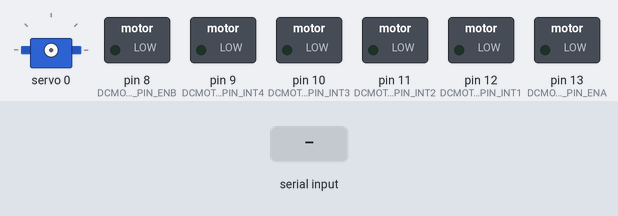
Bench run of a sketch on a simulated Arduino Uno, built with avr-gcc and run on an emulated ATmega328P. Parts: servo, switched loads named in the sketch (green lamp = pin HIGH). The test bench sets the inputs (shaded band). What the sketch prints to the serial monitor is not drawn.

Above: at 1.2 s.
1.3 s: "90,45\n" received over Serial
2.8 s: "30,150\n" received over Serial
At 3.1 s:
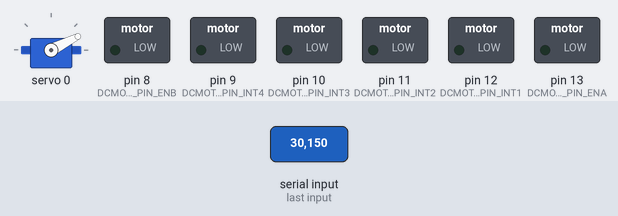
4.3 s: "5\n" received over Serial
At 5.5 s:
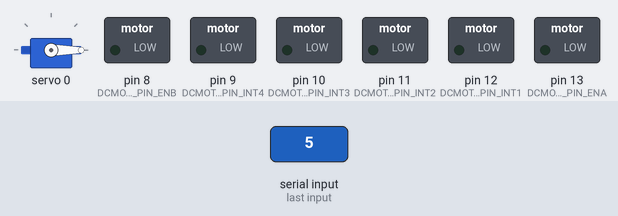
5.8 s: "200\n" received over Serial
At 6.7 s:
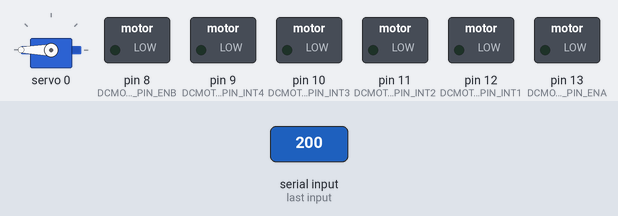
8.8 s: "90\n" received over Serial
At 10.2 s:
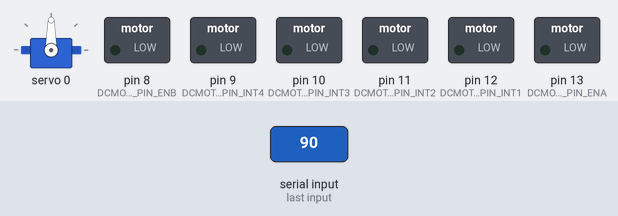
Timing chart, 0 to 11.3 s (numbered marks = the images above; inputs shaded):
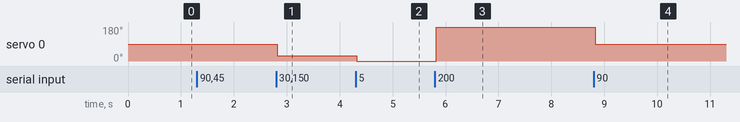

Measured:
- after the input at 2.8 s, servo 0: 90° → 27° at once
- after the input at 4.3 s, servo 0: 27° → 0° at once
- after the input at 5.8 s, servo 0: 0° → 180° at once
- after the input at 8.8 s, servo 0: 180° → 90° at once

The sketch:

Firmware.ino
```cpp
// Include Libraries
#include "Arduino.h"
#include "BTHC05.h"
#include "DCMDriverL298.h"
#include "Wire.h"
#include "Adafruit_PWMServoDriver.h"
#include "NewPing.h"
#include "math.h"


// Pin Definitions
#define BTHC05_PIN_TXD 6
#define BTHC05_PIN_RXD 7

#define DCMOTORDRIVERL298_PIN_ENB 8
#define DCMOTORDRIVERL298_PIN_ENA 13

#define DCMOTORDRIVERL298_PIN_INT1 12
#define DCMOTORDRIVERL298_PIN_INT2 11
#define DCMOTORDRIVERL298_PIN_INT3 10
#define DCMOTORDRIVERL298_PIN_INT4 9

#define HCSR04_1_PIN_ECHO 5
#define HCSR04_1_PIN_TRIG 4
#define HCSR04_2_PIN_ECHO 3
#define HCSR04_2_PIN_TRIG 2

// Global variables and defines

// object initialization
BTHC05 bt(BTHC05_PIN_RXD, BTHC05_PIN_TXD);
DCMDriverL298 motorDriver(DCMOTORDRIVERL298_PIN_ENA, DCMOTORDRIVERL298_PIN_INT1, DCMOTORDRIVERL298_PIN_INT2, DCMOTORDRIVERL298_PIN_ENB, DCMOTORDRIVERL298_PIN_INT3, DCMOTORDRIVERL298_PIN_INT4);
NewPing frontDistanceSensor(HCSR04_1_PIN_TRIG, HCSR04_1_PIN_ECHO);
NewPing rearDistanceSensor(HCSR04_2_PIN_TRIG, HCSR04_2_PIN_ECHO);
Adafruit_PWMServoDriver PwmDriver = Adafruit_PWMServoDriver();

// define vars for testing menu
const int timeout = 10000;  //define timeout of 10 sec
// constant bluetooth signals (gamepad)
const char btIntLeft = '1';
const char btIntRight = '2';
const char btIntUp = '3';
const char btIntDown = '4';
const char btIntTriangle = '5';
const char btIntSquare = '6';
const char btIntX = '7';
const char btIntO = '8';
const char btIntF1 = '9';
const char btCharF2 = 'a';
const char btStop1 = '0';
const char btStop2 = 'o';
const char btCharMode = 'M';
const char btStop4 = 'N';

const int servoRotMIN = 125;
const int servoRotMAX = 600;
const int driveForward = 1;
const int driveBackward = 0;
int frontDistance;
int rearDistance;
boolean driveMode;

char btCommand;

long time0;
// Speed range between 0 and 255
int spdMin = 100;
int spdMax = 255;
int spd;
int spdIncValue = 3;

byte svRotate = 0;
byte svGrapper = 2;
byte svLift = 1;
byte svExtend = 3;

void setup() {
  Serial.begin(9600);
  bt.begin(9600);
  PwmDriver.begin();
  PwmDriver.setPWMFreq(60);
  spd = 255;
}

void loop() {
  if (bt.available()) {
    btCommand = bt.read();
  }

  if (Serial.available() > 0) {
    int ang = Serial.readStringUntil('\n').toInt();
    PwmDriver.setPWM(svRotate, 0, angleToPulse(ang));
    // drive(btCommand);
  }

  Serial.println(btCommand);

 }

int angleToPulse(int ang) {
  int pulse = map(ang, 1, 179, servoRotMIN, servoRotMAX);  // map angle of 0 to 180 to Servo min and Servo max
  Serial.print("Angle: ");
  Serial.print(ang);
  Serial.print(" pulse: ");
  Serial.println(pulse);
  return pulse;
}

void drive(char direction) {
  Serial.println("Entered Drive Mode");
  switch (direction) {
    case btIntUp:
      motorDriver.setMotorA(spd, driveForward);
      motorDriver.setMotorB(spd, driveForward);
      break;
    case btIntDown:
      motorDriver.setMotorA(spd, driveBackward);
      motorDriver.setMotorB(spd, driveBackward);
      break;
    case btIntLeft:
      motorDriver.setMotorA(spd, driveBackward);
      motorDriver.setMotorB(spd, driveForward);
      break;
    case btIntRight:
      motorDriver.setMotorA(spd, driveForward);
      motorDriver.setMotorB(spd, driveBackward);
      break;
    case btCharMode:
      driveMode = btCharMode;
      Serial.println("Left Drive Mode: ");
      break;
      case btStop2:
      driveMode = btCharMode;
      motorDriver.stopMotorA();
      motorDriver.stopMotorB();
      break;

    default:
      break;
  }
}

void robotArm(char mv) {
  int angInc = 1;
  int ang = 90;

  switch (mv) {
    case btIntUp /* constant-expression */:
      ang = ang + angInc;
      PwmDriver.setPWM(svLift, 0, angleToPulse(ang));
      break;

    default:
      break;
  }
}
```

BTHC05.cpp
```cpp
#include "BTHC05.h"

/*
* Constructor for SoftwareSerial case.
*/
BTHC05::BTHC05(int pinRx, int pinTx) : SoftwareSerial(pinRx, pinTx)
{
  pinMode(pinRx, INPUT);
  pinMode(pinTx, OUTPUT);
	begin(9600);
}
```

BTHC05.h
```cpp
/** \addtogroup BTHC05
 *  @{
 */

// BTHC05.h

#ifndef _BTHC05_H
#define _BTHC05_H

#include <Arduino.h>
#include <SoftwareSerial.h>


class BTHC05 : public SoftwareSerial
{
	public:
		/*
		* Constructor for SoftwareSerial case.
		*/
		BTHC05(int pinRx, int pinTx);


};
#endif	//_BTHC05_H
/** @}*/
```

DCMDriverL298.cpp
```cpp
#include <Arduino.h>
#include "DCMDriverL298.h"

/**
* Construct a DC Motor Driver instance.<BR>
* It constructs two DC Motor instances, motorL and motorR.<BR>
* enA, enB - enable pins for motors. connected to PWM pin on Arduino board.<BR>
* pinA1,pinA2,pinB1,pinB2 - direction pin of the motors. connected to digital pins on Arduino board.
*/
DCMDriverL298::DCMDriverL298(const int enA, const int pinA1, const int pinA2, const int enB, const int pinB1, const int pinB2) : m_enA(enA), m_enB(enB), m_pinA1(pinA1), m_pinA2(pinA2), m_pinB1(pinB1), m_pinB2(pinB2)
{
	pinMode(m_pinA1,OUTPUT);
    pinMode(m_pinA2,OUTPUT);
    pinMode(m_pinB1,OUTPUT);
    pinMode(m_pinB2,OUTPUT);
    pinMode(m_enA,OUTPUT);
    pinMode(m_enB,OUTPUT);

 	stopMotors();
}

/**Set DC motor A speed and direction.
*/
void DCMDriverL298::setMotorA(int speed, bool dir)
{
	setMotor(m_enA, m_pinA1, m_pinA2, speed, dir);
}

/**Set DC motor B speed and direction.
*/
void DCMDriverL298::setMotorB(int speed, bool dir)
{
	setMotor(m_enB, m_pinB1, m_pinB2, speed, dir);
}
/**Stop DC motor A.
*/
void DCMDriverL298::stopMotorA()
{
	off(m_enA, m_pinA1, m_pinA2);
}
/**Stop DC motor B.
*/
void DCMDriverL298::stopMotorB()
{
	off(m_enB, m_pinB1, m_pinB2);
}
/**Stop both DC motors.
*/
void DCMDriverL298::stopMotors()
{
	stopMotorA();
	stopMotorB();
}
/**Set DC motor speed and direction.
*/
void DCMDriverL298::setMotor(int pinPWM, int pinDir1, int pinDir2, int speed, bool dir)
{
	analogWrite(pinPWM, speed);
	digitalWrite(pinDir1, !dir);
	digitalWrite(pinDir2, dir);
}


/**Turn off DC motor
*/
void DCMDriverL298::off(int pinPWM, int pinDir1, int pinDir2)
{
	analogWrite(pinPWM, 0);
	digitalWrite(pinDir1, LOW);
	digitalWrite(pinDir2, LOW);
}
```

DCMDriverL298.h
```cpp
/** \addtogroup DCMotorWDriver
 *  @{
 */

#ifndef _DCMDRIVERL298_H_
#define _DCMDRIVERL298_H_


//DcMotor driver class:
class DCMDriverL298
{

	public:
		DCMDriverL298(const int enA, const int pinA1, const int pinA2, const int enB, const int pinB1, const int pinB2);
		void setMotorA(int speed, bool dir);
		void setMotorB(int speed, bool dir);
		void stopMotorA();
		void stopMotorB();
		void stopMotors();
		void setMotor(int pinPWM, int pinDir1, int pinDir2, int speed, bool dir);
		void off(int pinPWM, int pinDir1, int pinDir2);
	private:
		const int m_enA, m_enB, m_pinA1, m_pinA2, m_pinB1, m_pinB2;

};

#endif // _DCMDRIVERL298_H_
/** @}*/
```
